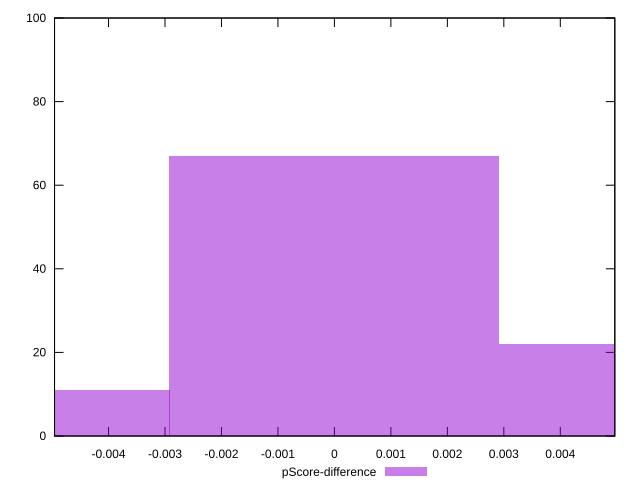

The gnuplot source for this figure:
reset

$pScoreDifference <<EOF
0 67
-0.005840519059398785 11
0.005840519059398785 22
EOF

set key outside below
set boxwidth 0.005840519059398785
set xrange [-0.004956204692549836:0.004965531871838791]
set yrange [0:100]
set trange [0:100]
set style fill transparent solid 0.5 noborder
set terminal svg size 640, 490 enhanced background rgb 'white'
set output "reprap/max-potential-fid/samples/pages+cached/pScore-difference/histogram.svg"

plot $pScoreDifference title "pScore-difference" with boxes

reset
